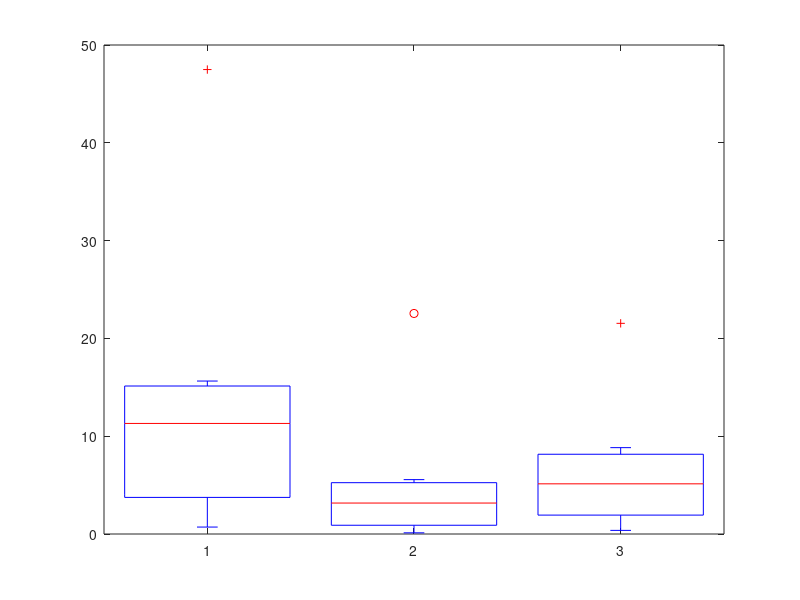

This figure's MATLAB source: (Note: this script raises an error after producing the figure.)
% load files

files = dir('Sample*.xlsx');

n_samples = char(['N26282/22';'N26380/22';'N26295/22';'N26339/22';'N26255/22';...
    'N23952/22']);
% w_hair = [1.03 1.46 1.88 2.88 1.69 1.13]; %weight of hair in grams
% 
% 
% 
% 
% TMS_mo = 88.22;
% TMS_w = 2.5E-11 * 648;
% TMS_wg = TMS_w * 1000; %kg to g 
% TMS_mol = TMS_wg/TMS_mo;
% c_TMS = TMS_mol/0.5*1000 % M conc
% microgram per gram of hair

wax = [13.61	1.99	0.71	15.64	9	47.49
]; %wax/steryl esters fatty acids
tg = [ 2.02 	 0.52 	 0.12 	 5.56 	 4.31 	 22.55 ];% triacyl glycerol fatty acids
dg = [ 6.13 	 1.20 	 0.37 	 4.13 	 8.83 	 21.54 ];
% for i = 1:size(files,1)
% m{i} = readtable(files(i).name);
% 
% %quantify samples
% %TMS - transfer to moles
% s_TMS = m{i}{5,2}/3; %mol of 0.05% TMS - for six protons, divade by three to get intensity for 2H
% DG(i) = m{i}{1,2}/s_TMS*c_TMS/1000*0.5*1E6/w_hair(i); % umoles per gram of hair %DG
% CE(i) = m{i}{2,2}/s_TMS*c_TMS/1000*0.5*1E6/w_hair(i);%CE
% GL(i) = m{i}{3,2}/s_TMS*c_TMS/1000*0.5*1E6/w_hair(i);%GL
% WE(i) = m{i}{4,2}/s_TMS*c_TMS/1000*0.5*1E6/w_hair(i);%WE
% end

%make matrix for plot
to_plot(:,1) = wax; 
to_plot(:,2) = tg;
to_plot(:,3) = dg;


%absolute plot
figure('units','normalized','outerposition',[0 0 0.4 0.8],'visible','on')
h = boxplot(to_plot,'Colors','k','Widths',0.4)
set(h,{'linew'},{1.2})
grid on
hold on
x = repmat(1:3,6,1);
sct = scatter(x(:),to_plot(:),'*','MarkerEdgeColor', [ 0.3020    0.7451    0.9333],...
    'MarkerFaceColor', [ 0.3020    0.7451    0.9333],'LineWidth',2)
alpha(sct,.6)

ylabel('\mugram per gram of hair')
xlabel([])
xticklabels({'Wax/steryl ester FA','Triacylglycerol FA','Diacylglycerol FA'})
set(gca,"FontSize",16)
print('GC_quant.png','-dpng')

T = table(n_samples,w_hair',to_plot)
T2 = splitvars(T,"to_plot");
T3 = renamevars(T2,1:6,["Polar_bear","Weight_hair","Glycerides","1,2-Diglyceride", ...
    "Wax_esters","Sterol_esters"]);
writetable(T3,'NMR_quant.xlsx')
